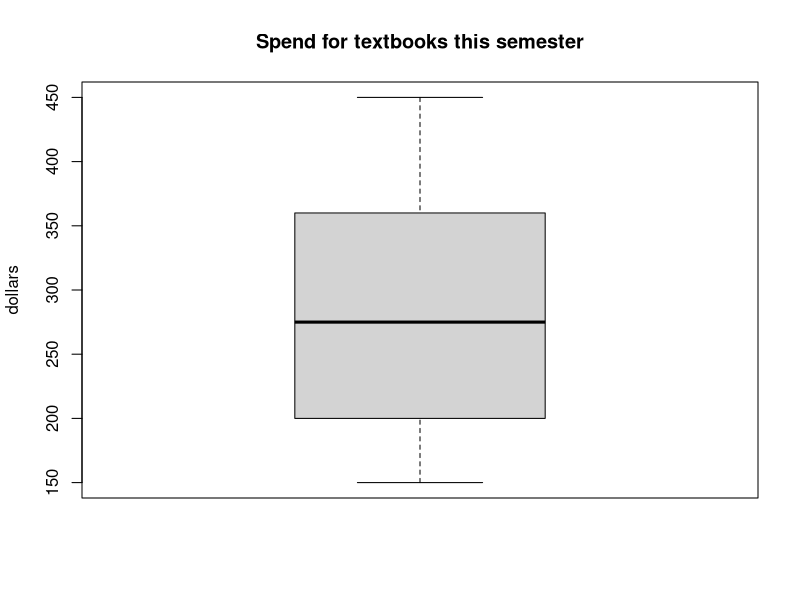
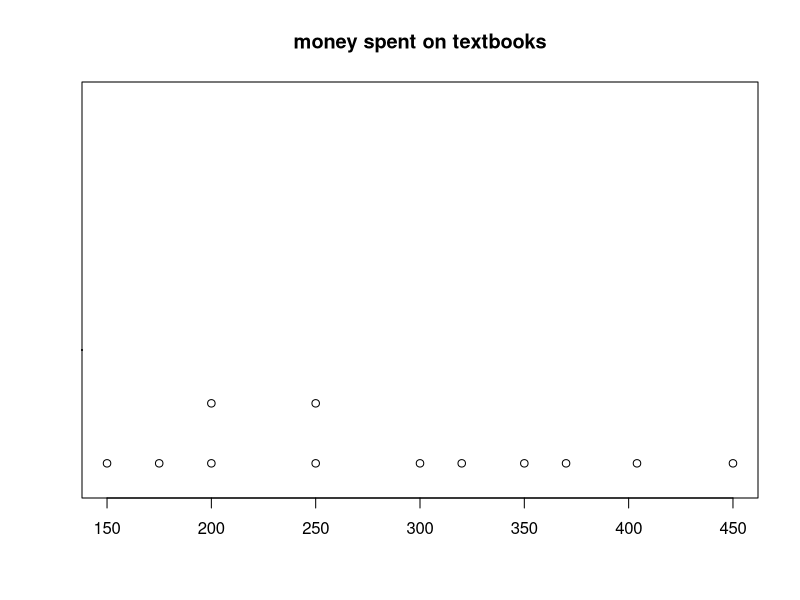

These figures' R source, in order:
## ---- chunk 1

money= c(200, 175, 450, 300,  350,  250, 150, 200, 320, 370, 404, 250)


boxplot(money, main= "Spend for textbooks this semester", ylab="dollars")
#dotchart(money, main= "Spend for textbook this semester" )
stripchart(money, method="stack", at=0.1,  offset=3, main ="money spent on textbooks",  pch=1, xaxt='s', bty='n') 
par("pin"=c(5,1))
par("bty"='n')
axis(1, at=2, lwd=2, col="black")     





## a. looks like there are no outlier in the dotplot, ane 



